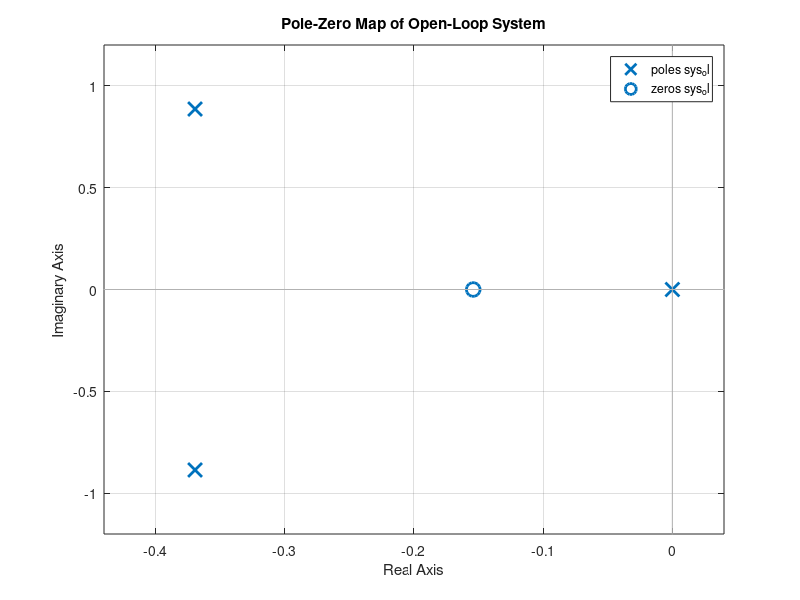
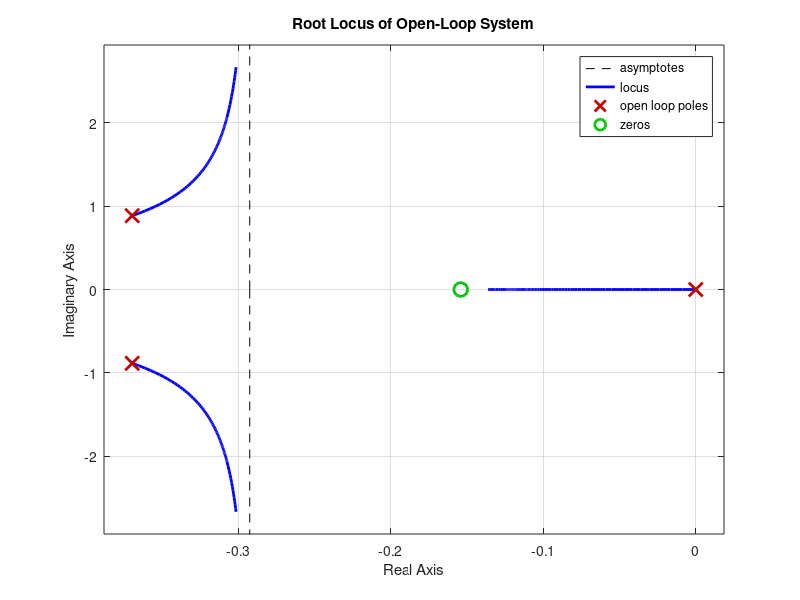
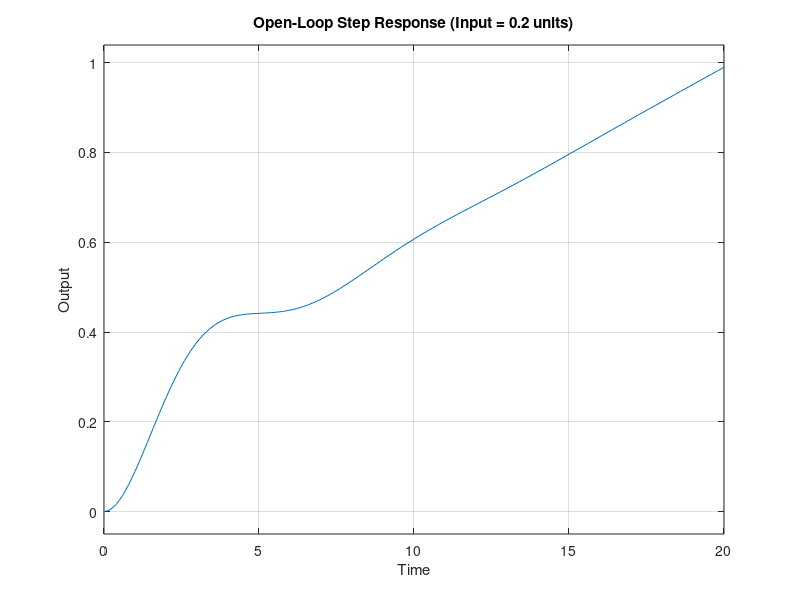

Write MATLAB code to recreate these figures, in order. (Note: this script raises an error after producing the figures.)
% Open-Loop Transfer Function G(s)
s = tf('s');
sys_ol = (1.151*s + 0.1774)/(s^3 + 0.739*s^2 + 0.921*s);

%% Part a) Open-Loop Poles and PZ Map
disp('Open-loop poles:');
poles_ol = pole(sys_ol);
disp(poles_ol)

figure;
pzmap(sys_ol);
title('Pole-Zero Map of Open-Loop System');
grid on;

%% Part b) Root Locus of Open-Loop System
figure;
rlocus(sys_ol);
title('Root Locus of Open-Loop System');
grid on;

%% Part c) Open-Loop Step Response (0.2 units input)
figure;
step(0.2 * sys_ol);
title('Open-Loop Step Response (Input = 0.2 units)');
xlabel('Time');
ylabel('Output');
grid on;

sys_info = stepinfo(0.2 * sys_ol);
disp('Open-Loop Step Response Characteristics:');
disp(sys_info)

%% Part d) Closed-Loop System with Unity Feedback
sys_cl = feedback(sys_ol, 1);

figure;
step(0.2*sys_cl);
title('Closed-Loop Step Response');
xlabel('Time');
ylabel('Output');
grid on;

info_cl = stepinfo(0.2*sys_cl);
disp('Closed-Loop Step Response Characteristics:');
disp(info_cl);

%% Part e) Closed-Loop Poles and PZ Map
disp('Closed-loop poles:');
poles_cl = pole(sys_cl);
disp(poles_cl);

figure;
pzmap(sys_cl);
title('Pole-Zero Map of Closed-Loop System');
grid on;

%% Part f) Root Locus of Closed-Loop System
figure;
rlocus(sys_cl);
title('Root Locus of Closed-Loop System');
grid on;

%% Part g) Bode Plot of the Open-Loop System
figure;
margin(sys_ol);
title('Bode Plot with Gain and Phase Margins (Open-Loop)');
grid on;

[Gm, Pm] = margin(sys_ol);
disp('Gain Margin:');
disp(20*log10(Gm));
disp('Phase Margin:');
disp(Pm);
